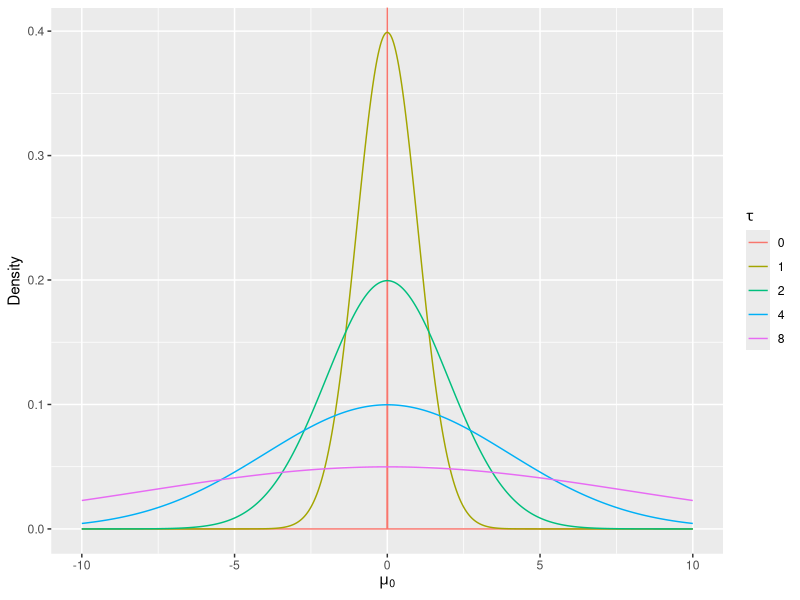
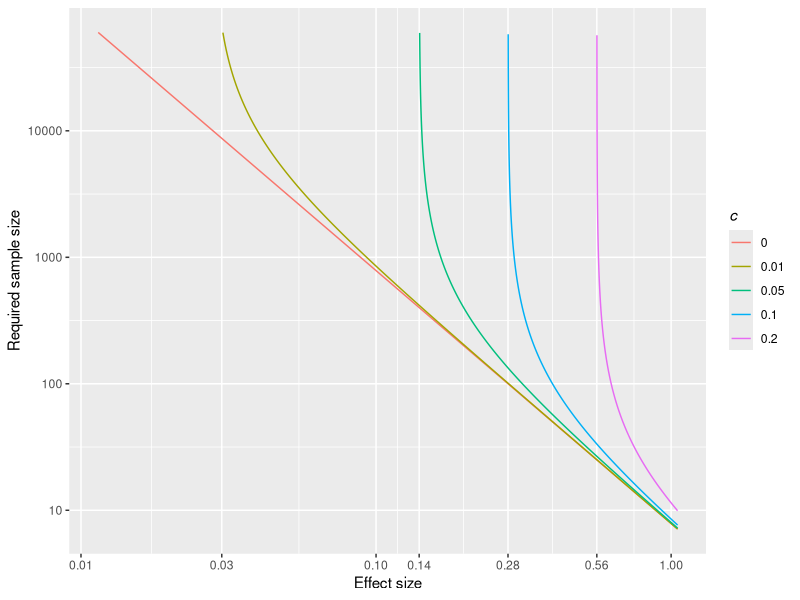

R code for these plots, in order: (Note: this script raises an error after producing the figures.)
## ---- chunk 1
knitr::opts_chunk$set(echo = F,fig.align="center",message=FALSE, warning=FALSE,cache=F,dpi=300,fig.path = 'figures/')
library(knitr);library(reshape2);library(ggplot2);require(grid);library(gridExtra);library(scales);library(dplyr);library(data.table)

reverselog_trans <- function(base = exp(1)) {
    trans <- function(x) -log(x, base)
    inv <- function(x) base^(-x)
    trans_new(paste0("reverselog-", format(base)), trans, inv, 
              log_breaks(base = base), 
              domain = c(1e-100, Inf))
}
## ---- chunk 2
h=CJ(x=seq(-10,10,by=0.01),tau=c(0,1,2,4,8))
h[,Density:=dnorm(x,sd=tau)]
ggplot(h,aes(x,Density,colour=factor(tau)))+geom_line()+labs(color=expression(tau))+xlab(expression(mu[0]))

## ---- chunk 3

SampleNew=function(es,c,alpha=0.05,beta=0.2){
  n= ((qnorm(1-alpha/2)+qnorm(1-beta))/es)^2
  coef= (1/n-c^2)
  out=ifelse(coef<=0,NA,1/coef)
  return(out)
}


sn= CJ(d=seq(0,1.05,by=0.00001), c=c(0, 0.01, 0.05, 0.1,0.2 ))
sn[,N:=SampleNew(d,c)]

brk= round((qnorm(0.975)+qnorm(0.8)) *c( 0.01,0.025, 0.05, 0.1,0.2 ),2)

ggplot(sn[N<=0.6*10^5], aes(d,N,colour=factor(c)))+geom_line()+labs(color=expression(italic(c))) +scale_y_log10("Required sample size",breaks=c(1,10,100,1000,10000))+scale_x_log10("Effect size",breaks=c(0.01,0.03,0.1,0.14,0.28,0.56,1))

## ---- chunk 4
library(parallel)
## Functions
psimul=function(nsam,nt,a,es){
  #clog=0.01*sqrt(1+log10(nt))
  clog = cfun(0.01,nt,0.069)
  d=c(rnorm(nt*(1-a)),rnorm(nt*a,mean=es*sqrt(nsam)))
  tr = c(rep("Null",nt*(1-a)), rep("True", nt*a))
  res=data.table(d, tr)
  res[,p_bon := p.adjust(2*(1-pnorm(abs(d))), method="bonferroni")]
  res[,p_fdr := p.adjust(2*(1-pnorm(abs(d))), method="fdr")]
  res[,p_un  := 2*(1-pnorm(abs(d)/sqrt(1+nsam*clog^2)))]
  
  out = res[, lapply(.SD, function(x){sum(x<=0.05)}), .SDcols= 3:5, by= tr]
  out.unlist = c(es,nsam,unlist(list(out[,2], out[,3],out[,4])))
  names(out.unlist) =c("d","Sample size", paste(rep(c("Bonferroni", "FDR", "Uncertainty"),each=2),": ", rep(c("False (+)","True (+)"),3),sep=""))
  return(out.unlist)
}

p_fdr=function(pcut,a,nsam,es){
  p_al_k = (1-pnorm(qnorm(1-pcut/2) - es*sqrt(nsam))) +pnorm(qnorm(pcut/2) - es*sqrt(nsam)) 
  fdr.val= (1-a)*pcut/((1-a)*pcut + a*p_al_k)
  p_fdr= (1-a)*pcut + a*p_al_k
  return(c(fdr.val,p_fdr))
}

pexact=function(nsam,nt,a,es){
  clog = cfun(0.01,nt,0.069)
  p_al = (1-pnorm(qnorm(1-0.025/nt) - es*sqrt(nsam))) +pnorm(qnorm(0.025/nt) - es*sqrt(nsam)) 
  p_bon = c((1-a)*0.05/nt, a*p_al)
  #p_bon = c((1-a)*0.05/nt, a* (1-pnorm(qnorm(1-0.05/nt) - es*sqrt(nsam))))
  
  opfun = function(p){(p_fdr(p,a,nsam,es)[1]-0.05)^2}
  p_cut = optim(0.001, opfun)$par
  #p_fd = p_fdr(p_cut, a, nsam, es)[2]
  p_al_k = (1-pnorm(qnorm(1-p_cut/2) - es*sqrt(nsam))) +pnorm(qnorm(p_cut/2) - es*sqrt(nsam)) 
  p_fd= c((1-a)*p_cut, a*p_al_k)
  #p_fd= c((1-a)*p_cut, a* (1-pnorm(qnorm(1-p_cut) - es*sqrt(nsam))))
  
  #pcuts=5*10^{seq(-8,-2,by=0.0001)}
  #fdrdata=data.table(cbind(pcuts,t(sapply(pcuts,function(x){p_fdr(x,a,nsam,es)}))))
  #p_fdrs=fdrdata[V2<=0.05,V3]
  #p_fdr=ifelse(length(p_fdrs)==0,0,max(p_fdrs))
  
  z_al= c(qnorm(1-0.025)*sqrt(1+nsam*clog^2) - es*sqrt(nsam), qnorm(0.025)*sqrt(1+nsam*clog^2) - es*sqrt(nsam))
  p_un = c( (1-a)*2*(1-pnorm(qnorm(0.975)*sqrt(1+nsam*clog^2))), a*(1-pnorm(z_al[1])+pnorm(z_al[2])) )
  #p_un = c( (1-a)*(1-pnorm(qnorm(0.95)*sqrt(1+nsam*clog^2))), a*(1-pnorm(qnorm(1-0.05)*sqrt(1+nsam*clog^2) - es*sqrt(nsam))) )
  
  out = c(es,nsam,round(c(p_bon, p_fd ,p_un)*nt))
  names(out) = c("d","Sample size", paste(rep(c("Bonferroni", "FDR", "Uncertainty"),each=2),": ", rep(c("False (+)","True (+)"),3),sep=""))
  #names(out) = c("d","Sample size",  rep(c("False (+)","True (+)"),3))
  return(out)
}

## Table
nt=10^6
#p= 5*10^seq(-4,-8)
es= c(0.01 * seq(2,10,by=2))
n=c(2000,3000,4000,5000,10000)
a=0.01
vars=CJ(nt=nt,a=a,es=es,n=n)
#vars[,z:=qnorm(1-p/2)]
#vars[,n:= (z/es)^2]




res.theory=t(mcmapply(pexact,vars$n,vars$nt,vars$a,vars$es))
zz=data.table(res.theory)[order(`Sample size`)]
#names(res.theory)= c("p","d","n","Bonferroni(null)","Bonferroni(eff)","FDR(null)","FDR(eff)","Uncertainty control(null)", "Uncertainty control(eff)")
kable(zz[,c(2,1,3:8)],align="c",caption="The number of false positive/negative results among $10^6$ hypotheses(1% true) with some scenarios")

#kable(zz[,c(2,1,3:8)],align="c",caption="The number of false positive/negative results among $10^6$ hypotheses(1% true) with some scenarios",format="html") %>%
#  kable_styling(bootstrap_options = "striped",full_width = F) %>%
#   add_header_above(c(" "=2, "Bonferroni correction" = 2, "FDR control[note]" = 2,"Uncertainty control" = 2))


#names(res.theory)= c("p","d","n","Bonferroni correction","FDR control","Uncertainty control(null)", "Uncertainty control(eff)")
#res.simul=t(mcmapply(psimul,vars$n,vars$nt,vars$a,vars$es))
#names(res.theory)=names(res.simul)=c("p","d","n","Bonferroni correction","FDR control","Uncertainty control")

#library(DT)
#datatable(res.theory,option=list(pageLength = 25,lengthMenu = c(10, 20, 50, 100,200)),rownames = F, caption="Number of statisitical significant test among $10^6$ hypotheses(1% true) with some scenarios: theoritical results")
#datatable(res.simul,option=list(pageLength = 25,lengthMenu = c(10, 20, 50, 100,200)),rownames=F)

#kable(res.theory,align="c",caption="Number of statisitical significant test among $10^6$ hypotheses(1% true) with some scenarios: theoritical results")
#kable(res.simul,align="c",caption="Number of statisitical significant test among $10^6$ hypotheses(1% true) with some scenarios: simulational results")
#res.theory.sum = cbind(res.theory[,1:3], res.theory[,4]+res.theory[,5], res.theory[,6]+res.theory[,7], res.theory[,8]+res.theory[,9]) 
#res.melt= melt(res.theory.sum,measure.vars = 4:6, variable.name = "Correction", value.name = "nsig")
#ggplot(res.melt,aes(d,nsig,color=factor(p)))+ geom_line() + facet_grid(~Correction) +ylab("Number of significant results") + xlab(expression(italic(d))) +scale_color_discrete(expression(paste("Original  ",italic(p))))
 
